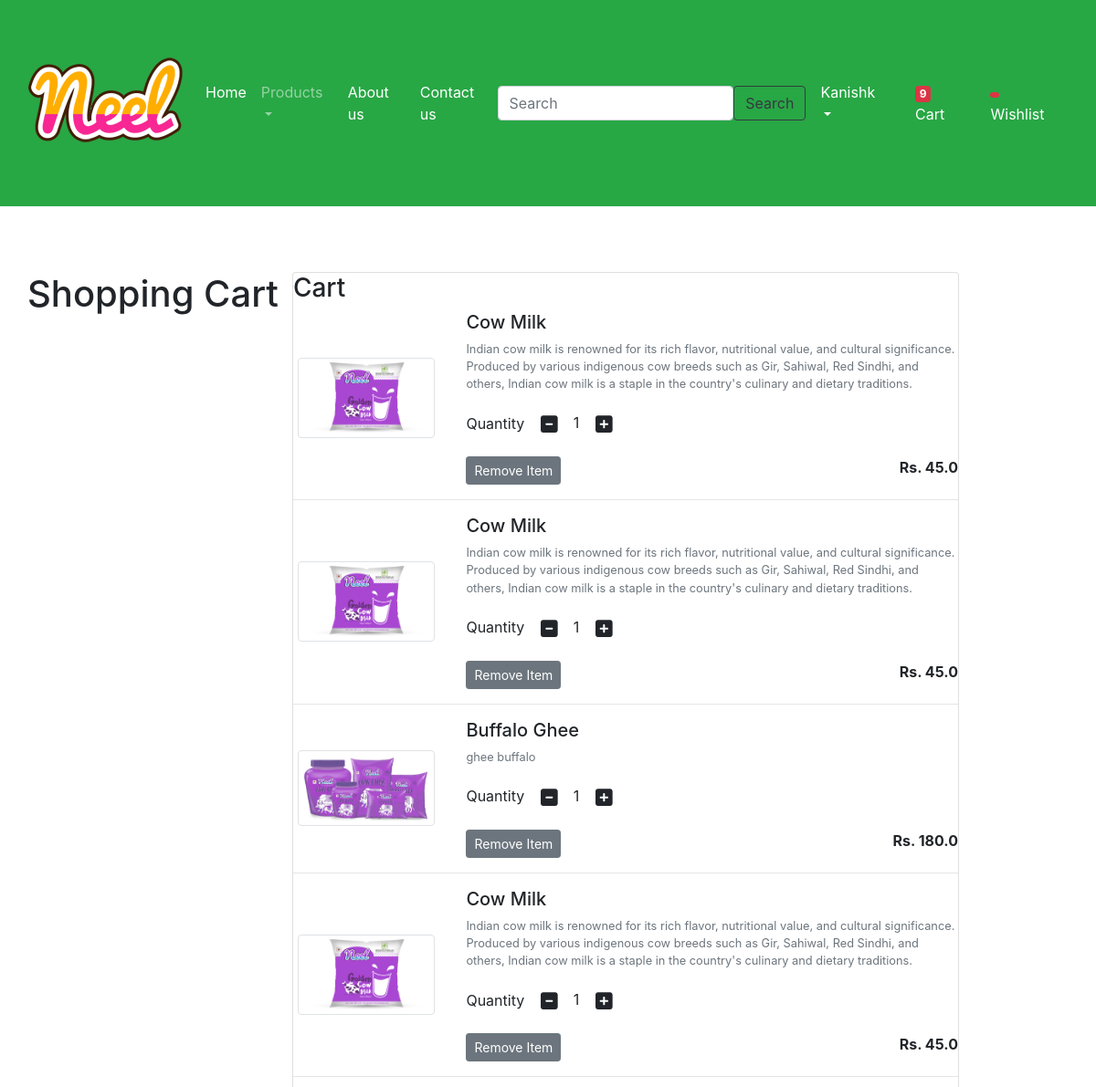
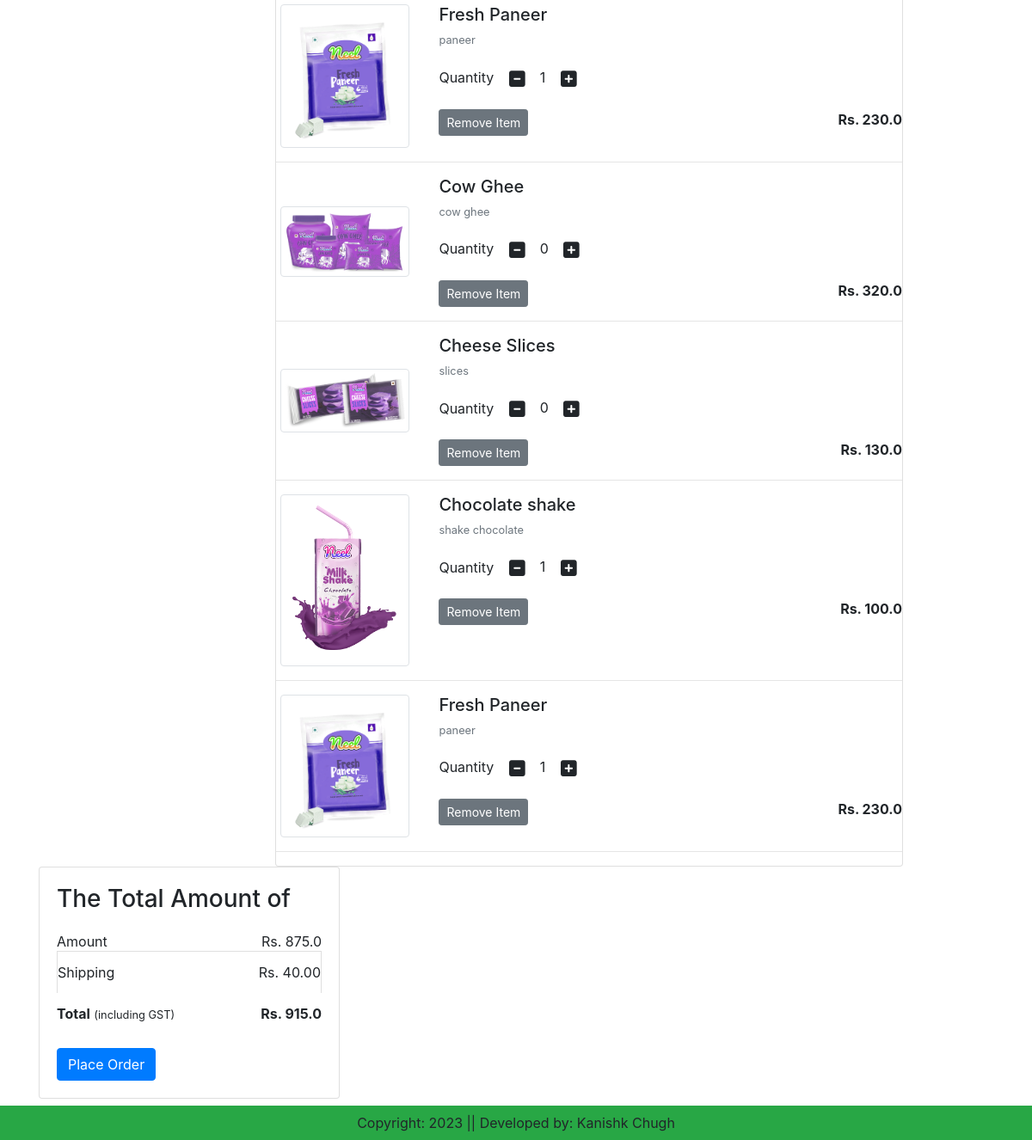
The app's page /cart/ (signed in), older data (2 pictures, top to bottom).
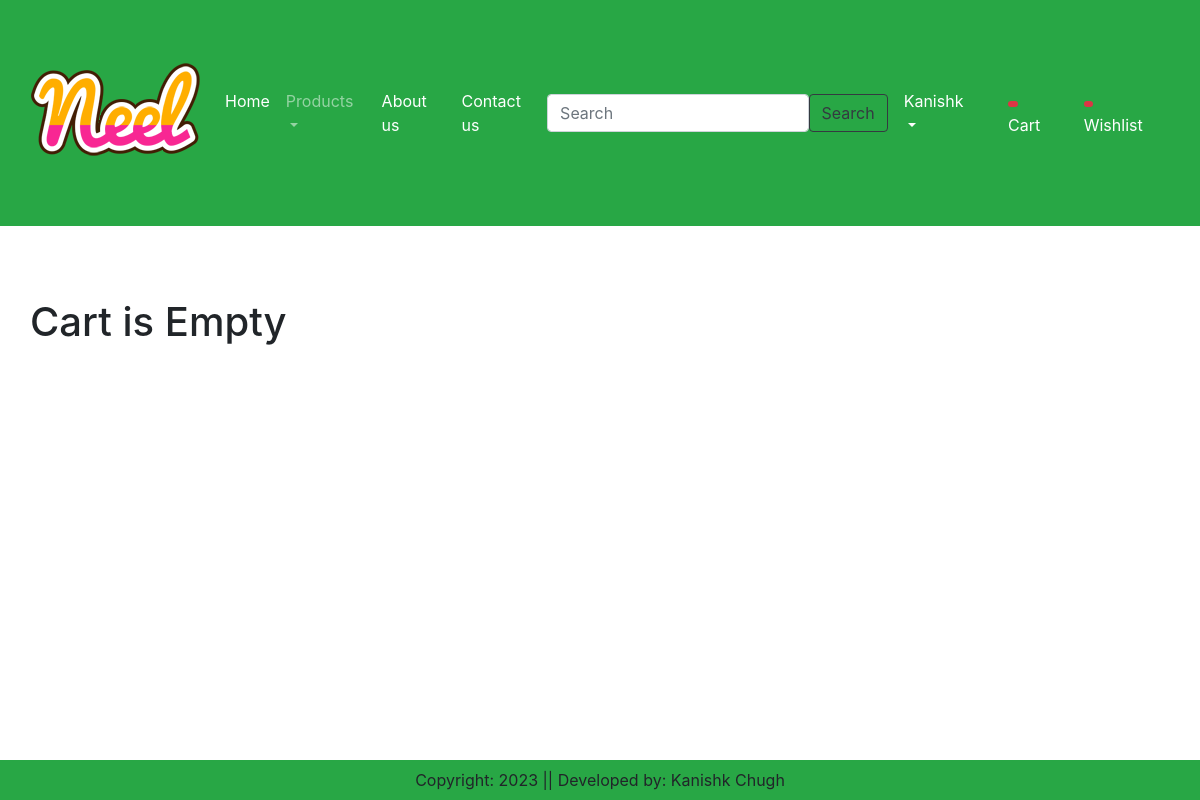
The same page, newer data.
### app/models.py (models this page shows, shortened)
class Cart(models.Model):
    user = models.ForeignKey(User, on_delete = models.CASCADE)
    product = models.ForeignKey(Product, on_delete = models.CASCADE)
    quantity = models.PositiveIntegerField(default = 1)

class Product(models.Model):
    title = models.CharField(max_length = 100)
    selling_price = models.FloatField()
    discounted_price = models.FloatField()
    description = models.TextField()
    composition = models.TextField(default = '')
    prodapp = models.TextField(default = '')
    category = models.CharField(choices = CATEGORY_CHOICES, max_length = 100)
    product_image = models.ImageField(upload_to='product')

### app/views.py (the view)
# urls.py: path('cart/', views.show_cart, name = 'showcart'),
@login_required
def show_cart(request):
    user = request.user
    cart = Cart.objects.filter(user = user)
    amount = 0
    for p in cart:
        value = p.quantity*(p.product.discounted_price)
        amount = amount + value
    totalamount = amount + 40
    totalitem = 0
    wishitem = 0
    if request.user.is_authenticated:
        totalitem = len(Cart.objects.filter(user = request.user))
        wishitem = len(Wishlist.objects.filter(user = request.user))
    return render(request, "app/addtocart.html", locals())

### app/templates/app/addtocart.html (shortened to what this page needs)
{% extends 'app/base.html' %}
{% load static %}
{% block main-content %}
  <div class="container my-5">
    <div class="row">
      {% if cart %}
        <h1 class="text-center mb-5">Shopping Cart</h1>
        <div class="col-sm-8">
          <div class="card">
            <h3>Cart</h3>
            {% for item in cart %}
              <div class="row">
                <div class="col-sm-3 text-center align-self-center">
                  <img
                    src="{{item.product.product_image.url}}"
                    alt=""
                    srcset=""
                    class="img-fluid img-thumbnail shadow-sm"
                    height="150"
                    width="150"
                  />
                </div>
                <div class="col-sm-9">
                  <div>
                    <h5>{{item.product.title}}</h5>
                    <p class="mb-2 text-muted small">{{ item.product.description}}</p>
                    <div class="my-3">
                      <label for="quantity"> Quantity </label>
                      <a class="minus-cart btn" pid="{{item.product.id}}">
                        <i class="fas fa-minus-square fa-lg"></i>
                      </a>
                      <span id="quantity"> {{item.quantity}}</span>
                      <a class="plus-cart btn" pid="{{item.product.id}}">
                        <i class="fas fa-plus-square fa-lg"></i
                      ></a>
                    </div>
                    <div class="d-flex justify-content-between">
                      <a
                        href="#"
                        class="remove-cart btn btn-sm btn-secondary mr-3"
                        pid="{{item.product.id}}"
                      >
                        Remove Item</a
                      >
                      <p class="mb-0">
                        <span
                          ><strong
                            >Rs. {{item.product.discounted_price}}</strong
                          ></span
                        >
                      </p>
                    </div>
                  </div>
                </div>
              </div>
              <hr class="text-muted" />
            {% endfor %}
          </div>
        </div>
        <div class="col-sm-4">
          <div class="card">
            <div class="card-body">
              <h3> The Total Amount of</h3>
              <ul class="list-group">
                <li class="list-group-item d-flex justify-content-between align-items-center border-0 px-0 pb-0">
                  Amount <span id="amount"> Rs. {{amount}}</span>
                </li>
                <li class="list-group-item d-flex justify-content-between align-items-center px-0">
                  Shipping <span>Rs. 40.00 </span>
                </li>
                <li class="list-group-item d-flex justify-content-between align-items-center border-0 px-0 mb-3">
                  <div>
                    <strong>Total</strong> <small>(including GST)</small>
                  </div>
                  <span id="totalamount"> <strong>Rs. {{totalamount}}</strong></span>
                </li>
              </ul>
              <div class="d-grid">
                <a href="{% url 'checkout' %}" class="btn btn-primary"> Place Order</a>
              </div>
            </div>
          </div>
        </div>
      {% else %}
        <h1 class="text-center mb-5">Cart is Empty</h1>
      {% endif %}
    </div>
  </div>
{% endblock main-content %}

Row changes from the older to the newer data that the page shows:
removed Cart: product.product_image (picture), product "Cow Milk", product.description "Indian cow milk is renowned for its rich flavor, nutritional value, and cultural significance. Produced by various indigenous cow breeds such as Gir, Sahiwal, Red Sindhi, and others, Indian cow milk is a staple in the country's culinary and dietary traditions.", quantity "1", product.discounted_price "45.0"
removed Cart: product.product_image (picture), product "Cow Milk", product.description "Indian cow milk is renowned for its rich flavor, nutritional value, and cultural significance. Produced by various indigenous cow breeds such as Gir, Sahiwal, Red Sindhi, and others, Indian cow milk is a staple in the country's culinary and dietary traditions.", quantity "1", product.discounted_price "45.0"
removed Cart: product.product_image (picture), product "Buffalo Ghee", product.description "ghee buffalo", quantity "1", product.discounted_price "180.0"
removed Cart: product.product_image (picture), product "Cow Milk", product.description "Indian cow milk is renowned for its rich flavor, nutritional value, and cultural significance. Produced by various indigenous cow breeds such as Gir, Sahiwal, Red Sindhi, and others, Indian cow milk is a staple in the country's culinary and dietary traditions.", quantity "1", product.discounted_price "45.0"
removed Cart: product.product_image (picture), product "Fresh Paneer", product.description "paneer", quantity "1", product.discounted_price "230.0"
removed Cart: product.product_image (picture), product "Cow Ghee", product.description "cow ghee", quantity "0", product.discounted_price "320.0"
removed Cart: product.product_image (picture), product "Cheese Slices", product.description "slices", quantity "0", product.discounted_price "130.0"
removed Cart: product.product_image (picture), product "Chocolate shake", product.description "shake chocolate", quantity "1", product.discounted_price "100.0"
removed Cart: product.product_image (picture), product "Fresh Paneer", product.description "paneer", quantity "1", product.discounted_price "230.0"
Text that changed along with them:
{{ totalitem }}: "9" → (not shown)
{{ amount }}: "875.0" → (not shown)
{{ totalamount }}: "915.0" → (not shown)
text no longer shown: "Shopping Cart Cart The Total Amount of Amount Rs. Shipping Rs. 40.00 Total (including GST) Rs. Place Order"
text now shown: "Cart is Empty"
